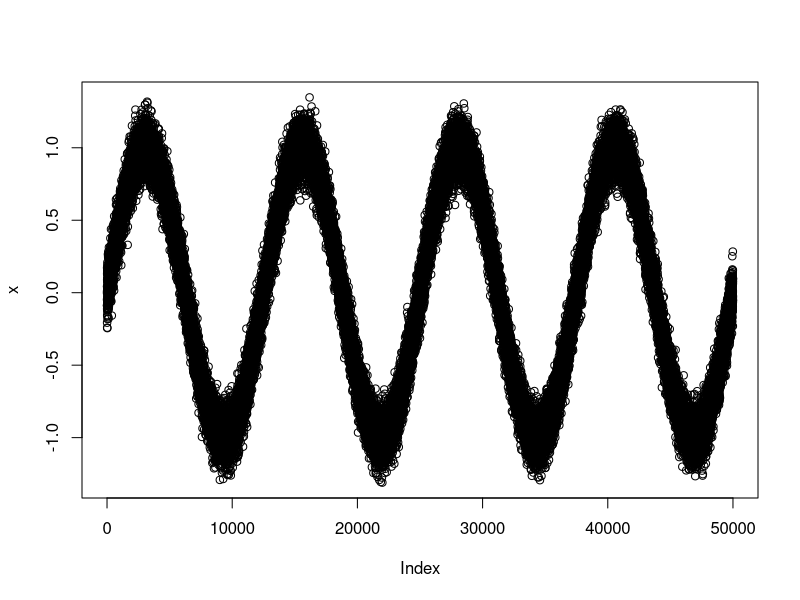

Recreate this plot in R. (Note: this script raises an error after producing the figure.)

n <- 50000

x <- sin(4*2*pi*seq(n)/n) + rnorm(n)/10

plot(x)

highchart2() %>%
  hc_chart(zoomType = "x") %>%
  hc_add_series(data = x)




library("MASS")
n <- 100000

sigma <- matrix(c(10,3,3,2),2,2)
sigma

mvr <- round(mvrnorm(n, rep(c(0, 0)), sigma), 4)

vx <- ceiling(1+abs(max(mvr[, 1])))
vy <- ceiling(1+abs(max(mvr[, 2])))

ds <- list_parse2(as.data.frame(mvr))

highchart2() %>%
  hc_chart(zoomType = "xy") %>%
  hc_xAxis(min = -vx, max = vx) %>% 
  hc_yAxis(min = -vy, max = vy) %>% 
  hc_add_series(data = ds, type = "scatter",
                color = 'rgba(250,250,250,0.1)',
                marker = list(radius = 2),
                tooltip = list(followPointer = FALSE,
                               pointFormat =  '[{point.x:.1f}, {point.y:.1f}]')) %>% 
  hc_add_theme(hc_theme_db())


